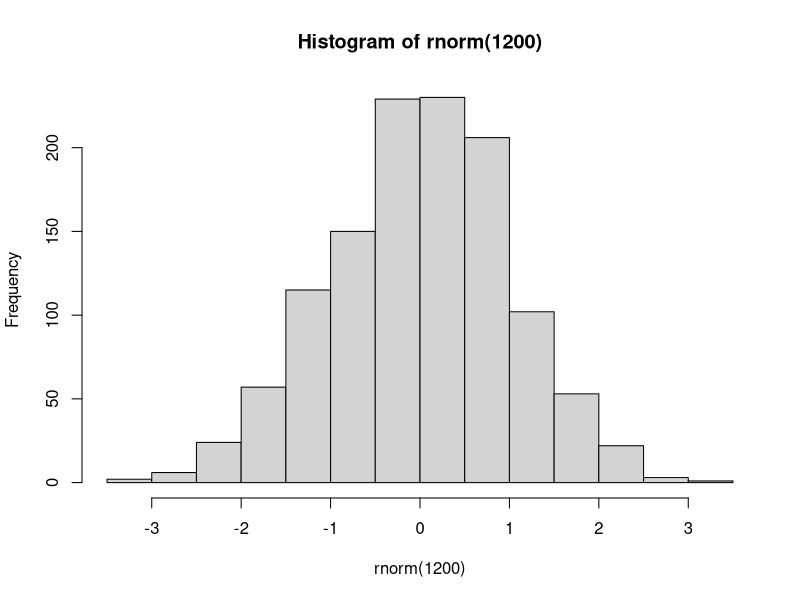
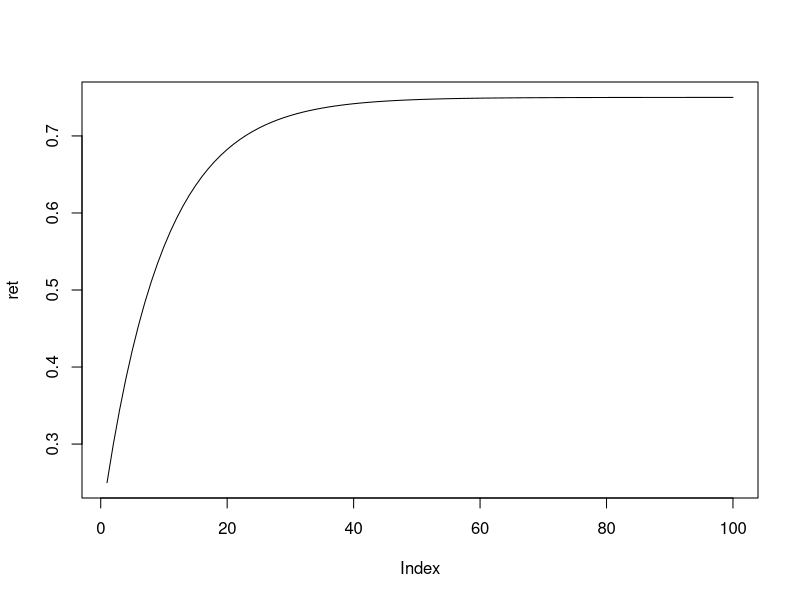

Generate these figures, in order, with R:
## ---- chunk 1
hist( rnorm( 1200 ) )
## ---- chunk 2
px <- 0.75
py <- 0.25
m <- 0.1
ret <- rep(NA,100)
ret[1] <- py
for( i in 2:100) {
  ret[i] <- (1-m)*ret[(i-1)] + px * m   
}
## ---- chunk 3
plot( ret, type="l")
